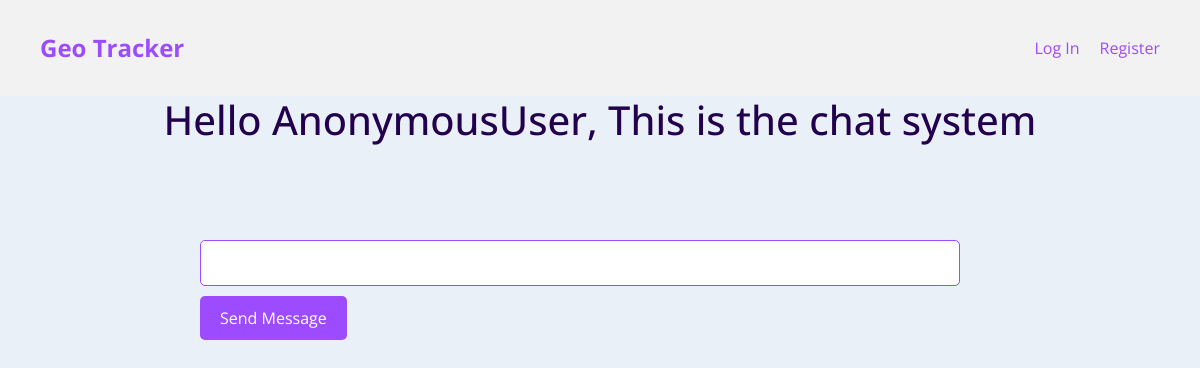
The page /contact_child on the database as committed earlier.
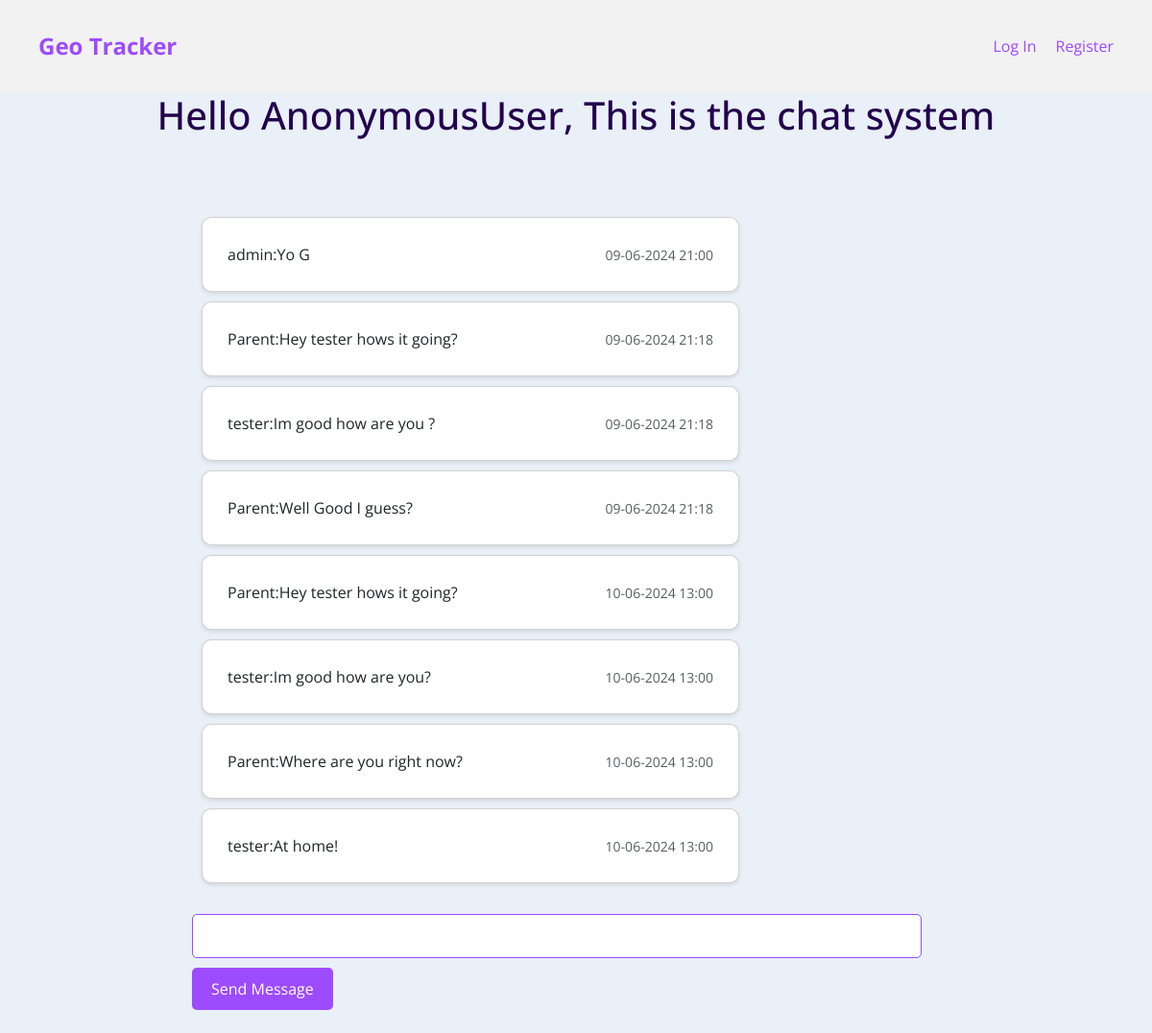
The same page on the database as committed later.
### geolocation_app/models.py (models this page shows, shortened)
class ChatMessage(models.Model):
    user = models.ForeignKey(User, on_delete=models.CASCADE)
    message = models.TextField()
    timestamp = models.DateTimeField(auto_now_add=True)
    room_name = models.CharField(max_length=255, null=True)

class User(AbstractUser):
    password = models.CharField(max_length=128, default='default_password')

### geolocation_app/views.py (the view, shortened to what this page needs)
# urls.py: path('contact_child', views.contact_child, name='contact_child')
def contact_child(request, *args, **kwargs):
    parent = None
    children = None
    is_child = False
    last_messages = ChatMessage.objects.all()
    context = {
        "user": request.user,
        "children": children,
        "is_child": is_child,
        "parent": parent,
        "last_messages": last_messages
    }
    return render(request, "geolocation_app/contact_child.html", context)

### geolocation_app/templates/geolocation_app/contact_child.html (shortened to what this page needs)
{% extends "geolocation_app/layout.html" %}
{% block body %}
<center><h1>Hello {{ user }}, This is the chat system</h1></center>
<br>
<br>
<div class="chat__item__container" id="id_chat_item_container">
    <br/>
    {% for message in last_messages %}
    <div class="card message-card mb-2 {% if message.user == user %} user-message {% else %} other-user-message {% endif %}">
        <div class="card-body d-flex justify-content-between align-items-center">
            {% if message.user != user %}
            <p class="card-text mb-0 other-user-name">{{ message.user }}:</p>
            {% endif %}
            <p class="card-text mb-0">{{ message.message }}</p>
            <p class="card-text text-muted mb-0 timestamp small">{{ message.timestamp|date:'d-m-Y H:i' }}</p>
        </div>
    </div>
    {% endfor %}
    <br/>
    <input type="text" id="id_message_send_input" />
    <button type="submit" id="id_message_send_button">Send Message</button>
    <br/>
    <br/>
</div>
{% endblock %}

### geolocation_app/templates/geolocation_app/layout.html (shortened to what this page needs)
{% load static %}
<!DOCTYPE html>
<html lang="en">
<head>
    <link href="https://cdn.jsdelivr.net/npm/remixicon@2.5.0/fonts/remixicon.css" rel="stylesheet">
    <link href="https://cdn.jsdelivr.net/npm/bootstrap@5.3.0/dist/css/bootstrap.min.css" rel="stylesheet">
    <link href='https://cdn.jsdelivr.net/npm/boxicons@2.0.5/css/boxicons.min.css' rel='stylesheet'>
    <link rel="stylesheet" href="{% static 'geolocation_app/styles.css' %}">
</head>
<body>
    <div class="hero">
        <nav>
            <a class="logo" href="{% url 'index' %}">Geo Tracker</a>
            <ul>
                {% if user.is_authenticated %}
                    {% if not is_child %}
                        <li><a href="{% url 'find_child' %}">Find My Child</a></li>
                    {% endif %}
                    {% if not is_child %}
                    <li><a href="{% url 'contact_child' %}">Contact My Child</a></li>
                    {% else %}
                    <li><a href="{% url 'contact_child' %}">Contact My Parent</a></li>
                    {% endif %}
                {% else %}
                    <li><a href="{% url 'login' %}">Log In</a></li>
                    <li><a href="{% url 'register' %}">Register</a></li>
                {% endif %}
            </ul>
        </nav>
    </div>
    <div class="body">
        {% block body %}
        {% endblock %}
    </div>
</body>
</html>

### geolocation_app/static/geolocation_app/styles.css (style rules this page uses)
:root { --first-color: #9D4BFF; --first-color-dark: #23004D; --first-color-light: #A49EAC; --first-color-lighten: #F2F2F2; --body-font: 'Open Sans', sans-serif; --h1-font-size: 1.5rem; --normal-font-size:.938rem; --small-font-size:.813rem; }
@media screen and (min-width: 768px) { :root { --normal-font-size: 1rem; --small-font-size:.875rem; } }
*,::before,::after { box-sizing: border-box; }
body { margin: 0; padding: 0; font-family: var(--body-font); font-size: var(--normal-font-size); color: var(--first-color-dark); }
h1 { margin: 0; }
a { text-decoration: none; }
body { font-family: 'Open Sans', sans-serif; margin: 0; padding: 0; background-color: #e9f0f7; }
.hero { background-color: #F2F2F2; color: #9D4BFF; padding: 20px; text-align: center; }
.hero nav { display: flex; justify-content: space-between; align-items: center; background-color: var(--navbar-background-color); padding: 10px 20px; }
.hero nav ul { list-style: none; margin: 0; padding: 0; display: flex; gap: 20px; }
.hero nav li { margin: 0; }
.hero nav a { color: var(--navbar-link-color); text-decoration: none; transition: color 0.3s ease; }
.hero .logo { font-size: 24px; font-weight: bold; color: var(--navbar-link-color); }
input { width: 100%; }
.chat__item__container { width: 100%; max-width: 800px; margin: 0 auto; }
.card { border-radius: 10px; padding: 10px; box-shadow: 0 2px 4px rgba(0, 0, 0, 0.1); max-width: 70%; word-wrap: break-word; margin: 10px 0; }
.other-user-message { background-color: #FFFFFF; margin-left: 10px; margin-right: auto; }
.card-body { display: flex; justify-content: space-between; align-items: center; }
.card-text { margin: 0; }
.timestamp { margin-left: auto; }
#id_message_send_input { width: calc(100% - 40px); padding: 10px; border: 1px solid #9D4BFF; border-radius: 5px; font-size: 16px; margin-bottom: 10px; }
#id_message_send_button { background-color: #9D4BFF; color: #fff; border: none; padding: 10px 20px; font-size: 16px; cursor: pointer; transition: background-color 0.3s ease; border-radius: 5px; align-items: center; }

Rows that differ between the two databases and show on the page:
added ChatMessage: user "admin", message "Yo G", timestamp "09-06-2024 21:00"
added ChatMessage: user "Parent", message "Hey tester hows it going?", timestamp "09-06-2024 21:18"
added ChatMessage: user "tester", message "Im good how are you ?", timestamp "09-06-2024 21:18"
added ChatMessage: user "Parent", message "Well Good I guess?", timestamp "09-06-2024 21:18"
added ChatMessage: user "Parent", message "Hey tester hows it going?", timestamp "10-06-2024 13:00"
added ChatMessage: user "tester", message "Im good how are you?", timestamp "10-06-2024 13:00"
added ChatMessage: user "Parent", message "Where are you right now?", timestamp "10-06-2024 13:00"
added ChatMessage: user "tester", message "At home!", timestamp "10-06-2024 13:00"
